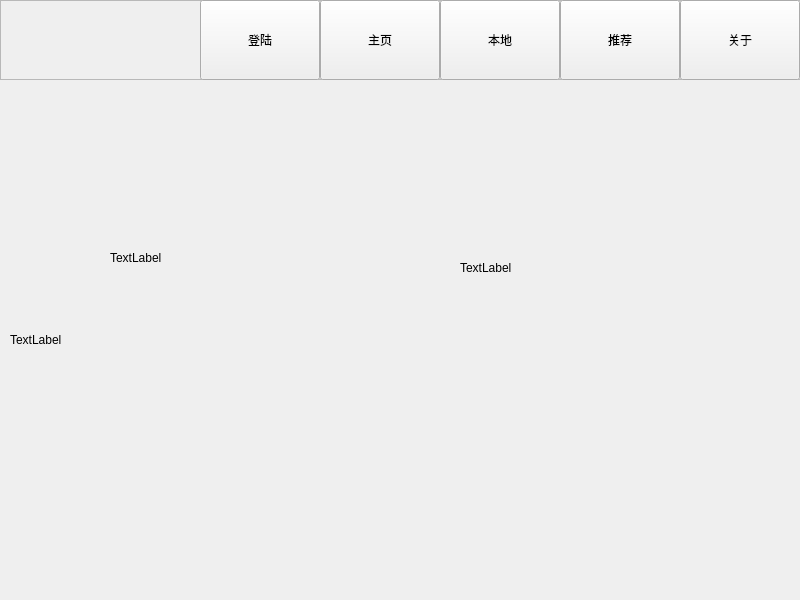
<?xml version="1.0" encoding="UTF-8"?>
<ui version="4.0">
 <class>MainWindow</class>
 <widget class="QMainWindow" name="MainWindow">
  <property name="geometry">
   <rect>
    <x>0</x>
    <y>0</y>
    <width>800</width>
    <height>600</height>
   </rect>
  </property>
  <property name="sizePolicy">
   <sizepolicy hsizetype="Expanding" vsizetype="Preferred">
    <horstretch>0</horstretch>
    <verstretch>0</verstretch>
   </sizepolicy>
  </property>
  <property name="windowTitle">
   <string>MainWindow</string>
  </property>
  <widget class="QWidget" name="centralwidget">
   <widget class="QWidget" name="horizontalLayoutWidget_2">
    <property name="geometry">
     <rect>
      <x>0</x>
      <y>0</y>
      <width>801</width>
      <height>80</height>
     </rect>
    </property>
    <layout class="QHBoxLayout" name="horizontalLayout_2">
     <property name="spacing">
      <number>0</number>
     </property>
     <item>
      <widget class="QFrame" name="frame">
       <property name="sizePolicy">
        <sizepolicy hsizetype="Expanding" vsizetype="Preferred">
         <horstretch>3</horstretch>
         <verstretch>0</verstretch>
        </sizepolicy>
       </property>
       <property name="frameShape">
        <enum>QFrame::StyledPanel</enum>
       </property>
       <property name="frameShadow">
        <enum>QFrame::Raised</enum>
       </property>
       <widget class="QPushButton" name="login_but">
        <property name="geometry">
         <rect>
          <x>200</x>
          <y>0</y>
          <width>120</width>
          <height>80</height>
         </rect>
        </property>
        <property name="text">
         <string>登陆</string>
        </property>
       </widget>
       <widget class="QPushButton" name="home_but">
        <property name="geometry">
         <rect>
          <x>320</x>
          <y>0</y>
          <width>120</width>
          <height>80</height>
         </rect>
        </property>
        <property name="text">
         <string>主页</string>
        </property>
       </widget>
       <widget class="QPushButton" name="locad_but">
        <property name="geometry">
         <rect>
          <x>440</x>
          <y>0</y>
          <width>120</width>
          <height>80</height>
         </rect>
        </property>
        <property name="text">
         <string>本地</string>
        </property>
       </widget>
       <widget class="QPushButton" name="suggest_but">
        <property name="geometry">
         <rect>
          <x>560</x>
          <y>0</y>
          <width>120</width>
          <height>80</height>
         </rect>
        </property>
        <property name="text">
         <string>推荐</string>
        </property>
       </widget>
       <widget class="QPushButton" name="about_but">
        <property name="geometry">
         <rect>
          <x>680</x>
          <y>0</y>
          <width>120</width>
          <height>80</height>
         </rect>
        </property>
        <property name="text">
         <string>关于</string>
        </property>
       </widget>
      </widget>
     </item>
    </layout>
   </widget>
   <widget class="QStackedWidget" name="stackedWidget">
    <property name="geometry">
     <rect>
      <x>10</x>
      <y>100</y>
      <width>780</width>
      <height>480</height>
     </rect>
    </property>
    <property name="currentIndex">
     <number>0</number>
    </property>
    <widget class="QWidget" name="page_home">
     <widget class="QLabel" name="home_scenic_image">
      <property name="geometry">
       <rect>
        <x>0</x>
        <y>0</y>
        <width>780</width>
        <height>480</height>
       </rect>
      </property>
      <property name="text">
       <string>TextLabel</string>
      </property>
     </widget>
     <widget class="QLabel" name="home_scenic_name">
      <property name="geometry">
       <rect>
        <x>100</x>
        <y>150</y>
        <width>60</width>
        <height>16</height>
       </rect>
      </property>
      <property name="text">
       <string>TextLabel</string>
      </property>
     </widget>
     <widget class="QLabel" name="home_scenic_introduction">
      <property name="geometry">
       <rect>
        <x>450</x>
        <y>160</y>
        <width>60</width>
        <height>16</height>
       </rect>
      </property>
      <property name="text">
       <string>TextLabel</string>
      </property>
     </widget>
    </widget>
    <widget class="QWidget" name="page_locad">
     <widget class="QLabel" name="label_2">
      <property name="geometry">
       <rect>
        <x>190</x>
        <y>210</y>
        <width>60</width>
        <height>16</height>
       </rect>
      </property>
      <property name="text">
       <string>本地</string>
      </property>
     </widget>
     <widget class="QPushButton" name="pushButton_2">
      <property name="geometry">
       <rect>
        <x>340</x>
        <y>90</y>
        <width>113</width>
        <height>32</height>
       </rect>
      </property>
      <property name="text">
       <string>PushButton</string>
      </property>
     </widget>
    </widget>
    <widget class="QWidget" name="page_suggest">
     <widget class="QLabel" name="label_3">
      <property name="geometry">
       <rect>
        <x>260</x>
        <y>200</y>
        <width>60</width>
        <height>16</height>
       </rect>
      </property>
      <property name="text">
       <string>推荐</string>
      </property>
     </widget>
    </widget>
    <widget class="QWidget" name="page_about">
     <widget class="QLabel" name="label_4">
      <property name="geometry">
       <rect>
        <x>360</x>
        <y>80</y>
        <width>60</width>
        <height>16</height>
       </rect>
      </property>
      <property name="text">
       <string>关于</string>
      </property>
     </widget>
    </widget>
   </widget>
  </widget>
 </widget>
 <resources/>
 <connections/>
</ui>
